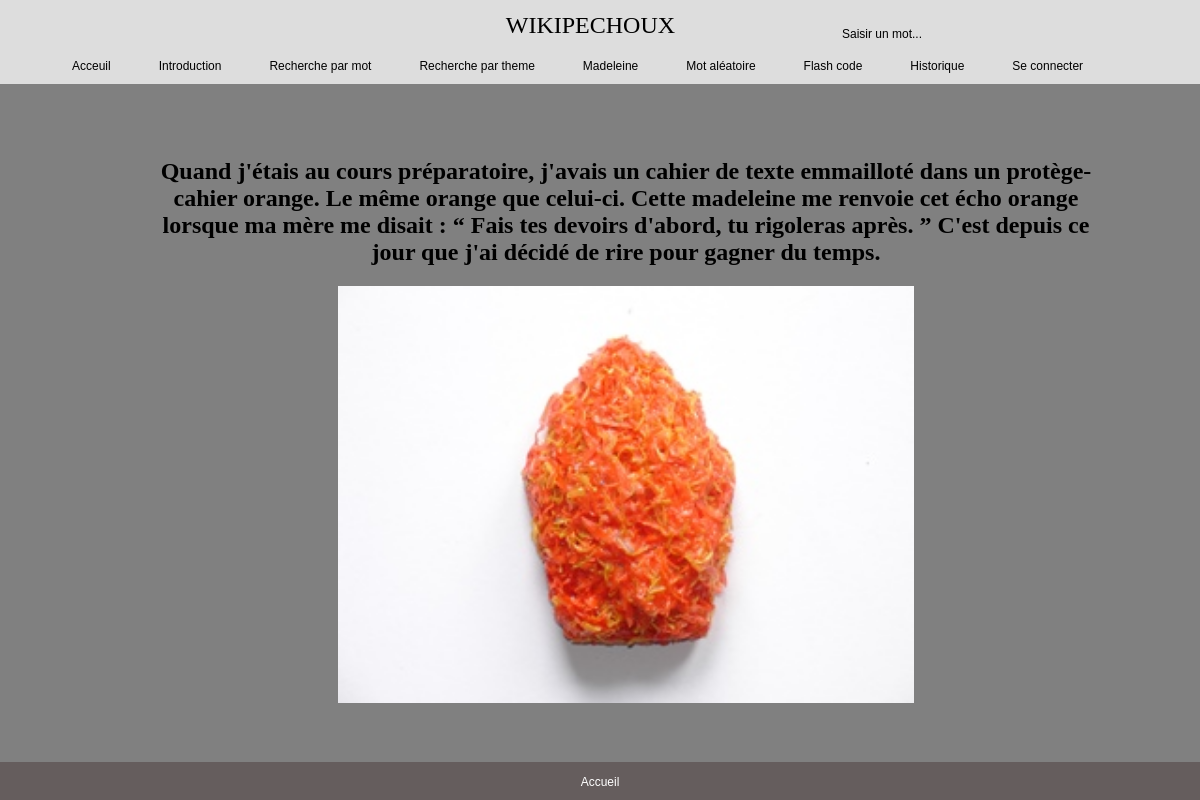
Page /?action=detail&id=2 on the committed database.
### tables this page shows
CREATE TABLE IF NOT EXISTS `madeleine` (
  `id` int NOT NULL AUTO_INCREMENT,
  `libelle` varchar(1000) NOT NULL,
  `image` varchar(30) NOT NULL,
  PRIMARY KEY (`id`)
);

### index.php (called while the page is built, shortened)
<?php
$racine = dirname(__FILE__);
$action = filter_input(INPUT_GET, 'action', FILTER_SANITIZE_FULL_SPECIAL_CHARS);
    $controleur = Routeur::getControleur($action);
    include "$racine/controleur/$controleur";

### modele/Connexion.php (called while the page is built, shortened)
<?php
   class Connexion{
        private static $connexion;
        public static function getInstance(){
            if(!self::$connexion){
                try {
                    $serveur = 'mysql:host=localhost:3306;';
                    $bdd = 'dbname=wikipechoux';
                    $user = 'root' ;
                    $mdp = '' ;
                    self::$connexion = new PDO($serveur.$bdd, $user, $mdp);
                    self::$connexion->query("SET CHARACTER SET utf8");
                } catch (PDOException $e) {
                        throw new Exception("Erreur à  la connexion \n" . $e->getMessage());
                }
            }
            return self::$connexion;
        }
     }
?>

### modele/ModeleMadeleinesDAO.php (called while the page is built, shortened)
<?php
include_once "$racine/classes/Madeleine.php";
    require_once("Connexion.php");
    class ModeleMadeleinesDAO{
        private static $lesMadeleines;
        public static function getMadeleines(){
            $sql = "SELECT madeleine.* FROM madeleine ORDER by madeleine.id ASC";
            $req = Connexion :: getInstance()->prepare($sql);
            $req-> execute();
            $curseur = $req->fetchall();
            foreach($curseur as $ligne)
            {
                $uneMadeleine = new Madeleine($ligne['id'],$ligne['libelle'],$ligne['image']);
                $resultat[] = $uneMadeleine;
            }
                return $resultat;
        }
        public static function getMadeleineById($id){
            self::$lesMadeleines = self:: getMadeleines();
            foreach(self::$lesMadeleines as $unObj){
                if($unObj ->getId() == $id){
                    $uneMadeleine = $unObj;
                }
            }
            return $uneMadeleine;
        }
    }

### classes/Madeleine.php (called while the page is built)
<?php
    class Madeleine{
        private int $id;
        private string $libelle;
        private string $image;
        public function __construct(int $id, string $libelle, string $img){
            $this->id = $id;
            $this->libelle = $libelle;
            $this->image = $img;
        }
        public function getId(){
            return $this->id;
        }
        public function getLibelle(){
            return $this->libelle;
        }
        public function getImage(){
            return $this->image;
        }
    }

### vue/vueDetailMadeleine.php (the view, shortened to what this page needs)
<!DOCTYPE html>
<head>
    <link rel="stylesheet" href="css/styleDetailMadeleines.css">
</head>
<div class="detailmad">
    <body >
        <div class="container-fluid">
        <div class="row_detail">
            <div class="text">
                <h2 class=""><?=  $unObjet->getLibelle(); ?></h2>
            </div>
            <div class="image_detail">
                    <img src="image/madeleines/<?= $unObjet->getImage()?>"/>
            </div>
        </div>
        </div>
    </div>
    </body>

### css/styleEntete.css (style rules this page uses)
body { margin: 0; overflow: hidden; background-color: gray; }

### css/styleDetailMadeleines.css (style rules this page uses)
.detailmad { overflow-y: auto; height: 70%; padding: 5px; margin-top: 1.5vw; position: absolute; top: 50%; left: 40%; transform: translate(-35%, -50%); text-align: center; z-index: -10; width: 80%; }
.image_detail img { width: 60%; }

### css/stylePied.css (style rules this page uses)
body { margin: 0; padding: 0; }

### rows in the picture
madeleine: libelle "Quand j'étais au cours préparatoire, j'avais un cahier de texte emmailloté dans un protège-cahier orange. Le même orange que celui-ci. Cette madeleine me renvoie cet écho orange lorsque ma mère me disait : “ Fais tes devoirs d'abord, tu rigoleras après. ” C'est depuis ce jour que j'ai décidé de rire pour gagner du temps.", image (picture)
